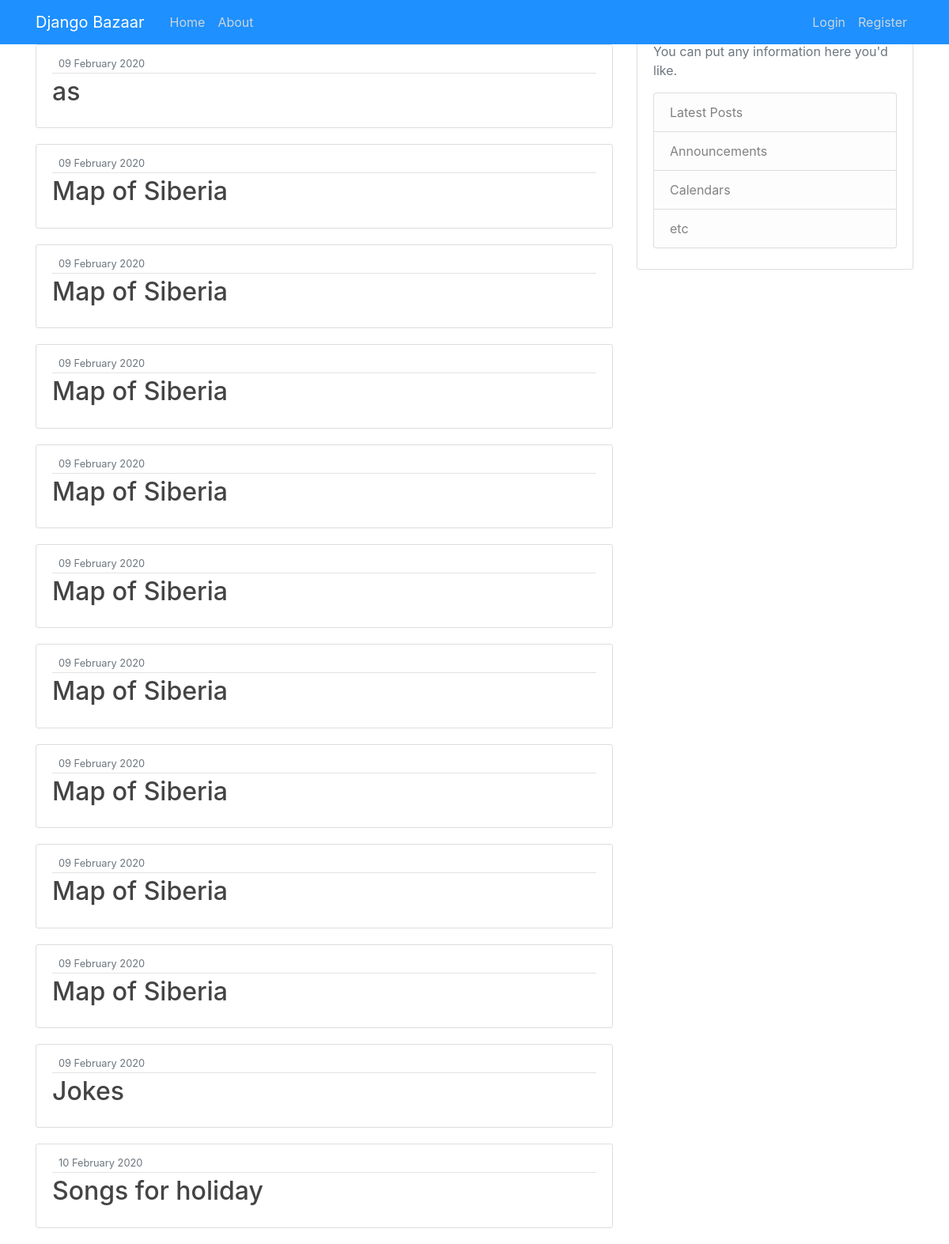
Before: / with the older database file.
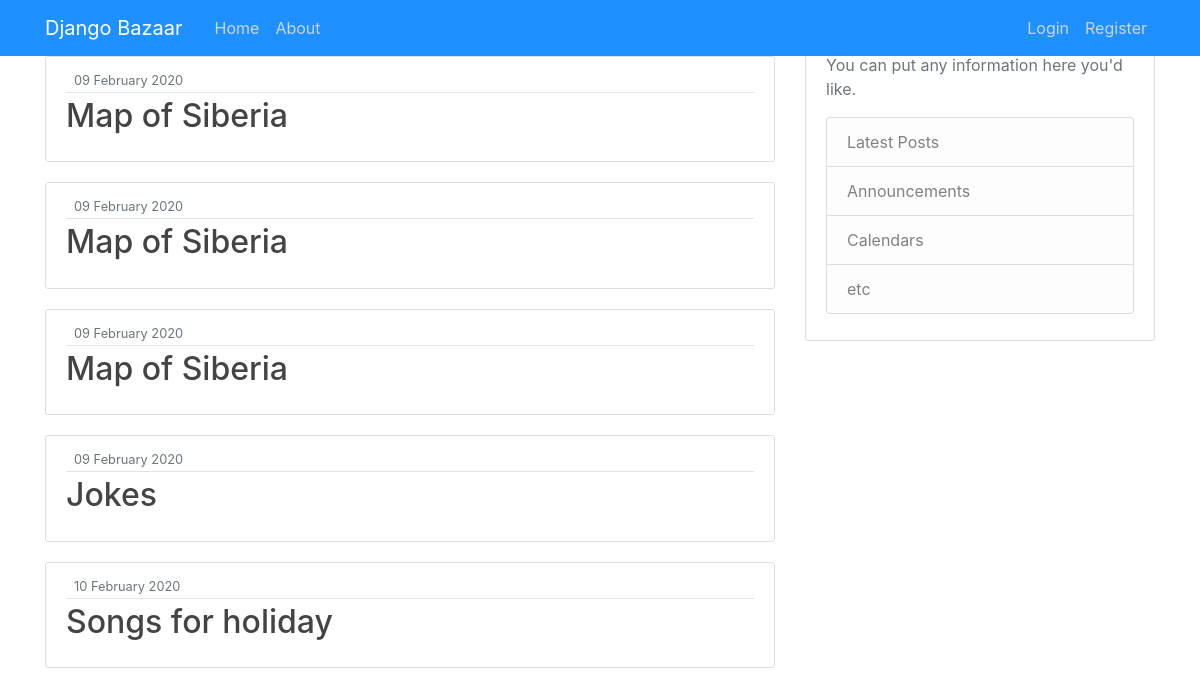
After: the same page with the newer database file.
### bazaar/models.py (models this page shows, shortened)
class Item(models.Model):
    title = models.CharField(max_length=200)
    description = models.TextField(default='')
    date_posted = models.DateTimeField('date published')
    merchant = models.ForeignKey(User, on_delete=models.CASCADE, null=True, blank=True)
    image = models.ImageField(default='default_item.jpg')
    def end_of_auction(self):
        return datetime.timedelta(days=10) + self.date_posted
    end_of_auction.admin_order_field = 'date_posted'
    end_of_auction.short_description = 'When is end the of this auction?'

### bazaar/views.py (the view)
# urls.py: path('', views.home, name='bazaar-home'),
def home(request):
    context = {
        'posts': Item.objects.all()
    }
    return render(request, 'bazaar/home.html', context)

### bazaar/templates/bazaar/home.html (shortened to what this page needs)
{% extends "bazaar/base.html" %}
{% block content %}
    <h1> Welcome in Bazaar!</h1>
    {% for post in posts %}
        <article class="media content-section">
          <div class="media-body">
            <div class="article-metadata">
              <small class="text-muted">{{ post.date_posted|date:"d F Y" }}</small>
            </div>
            <h2><a class="article-title" href="#">{{ post.title }}</a></h2>
          </div>
        </article>
    {% endfor %}
{% endblock content %}

### bazaar/templates/bazaar/base.html (shortened to what this page needs)
{% load static %}
<!DOCTYPE html>
<html lang="en">
<head>
    <link rel="stylesheet" href="https://maxcdn.bootstrapcdn.com/bootstrap/4.0.0/css/bootstrap.min.css">
    <link rel="stylesheet" type = "text/css" href="{% static 'bazaar/main.css' %}">
</head>
<body>
    <header class="site-header">
      <nav class="navbar navbar-expand-md navbar-dark bg-steel fixed-top">
        <div class="container">
          <a class="navbar-brand mr-4" href="{% url 'bazaar-home'%}">Django Bazaar</a>
          <div class="collapse navbar-collapse" id="navbarToggle">
            <div class="navbar-nav mr-auto">
              <a class="nav-item nav-link" href="{% url 'bazaar-home'%}">Home</a>
              <a class="nav-item nav-link" href="{% url 'bazaar-about' %}">About</a>
            </div>
            <div class="navbar-nav">
                {% if user.is_authenticated %}
                  <a class="nav-item nav-link" href="{% url 'profile' %}">Profile</a>
                  <a class="nav-item nav-link" href="{% url 'logout' %}">Logout</a>
                {% else %}
                  <a class="nav-item nav-link" href="{% url 'login' %}">Login</a>
                  <a class="nav-item nav-link" href="{% url 'register' %}">Register</a>
                {% endif %}
            </div>
          </div>
        </div>
      </nav>
    </header>
    <main role="main" class="container">
      <div class="row">
        <div class="col-md-8">
            {% block content %}{% endblock %}
        </div>
        <div class="col-md-4">
          <div class="content-section">
            <h3>Our Sidebar</h3>
            <p class='text-muted'>You can put any information here you'd like.
              <ul class="list-group">
                <li class="list-group-item list-group-item-light">Latest Posts</li>
                <li class="list-group-item list-group-item-light">Announcements</li>
                <li class="list-group-item list-group-item-light">Calendars</li>
                <li class="list-group-item list-group-item-light">etc</li>
              </ul>
            </p>
          </div>
        </div>
      </div>
    </main>
</body>
</html>

### bazaar/static/bazaar/main.css (style rules this page uses)
body { background: white url("images/background.jpg") no-repeat center center fixed; -webkit-background-size: cover; -moz-background-size: cover; -o-background-size: cover; background-size: cover; }
h1, h2, h3, h4, h5, h6 { color: #444444; }
ul { margin: 0; }
.bg-steel { background-color: #1E90FF; }
.site-header .navbar-nav .nav-link { color: #cbd5db; }
.content-section { background: #ffffff; padding: 10px 20px; border: 1px solid #dddddd; border-radius: 3px; margin-bottom: 20px; }
.article-title { color: #444444; }
.article-metadata { padding-bottom: 1px; margin-bottom: 4px; border-bottom: 1px solid #e3e3e3 }

Changed rows visible on the page:
removed Item: date_posted "09 February 2020", title "as"
removed Item: date_posted "09 February 2020", title "Map of Siberia"
removed Item: date_posted "09 February 2020", title "Map of Siberia"
removed Item: date_posted "09 February 2020", title "Map of Siberia"
removed Item: date_posted "09 February 2020", title "Map of Siberia"
removed Item: date_posted "09 February 2020", title "Map of Siberia"
removed Item: date_posted "09 February 2020", title "Map of Siberia"
